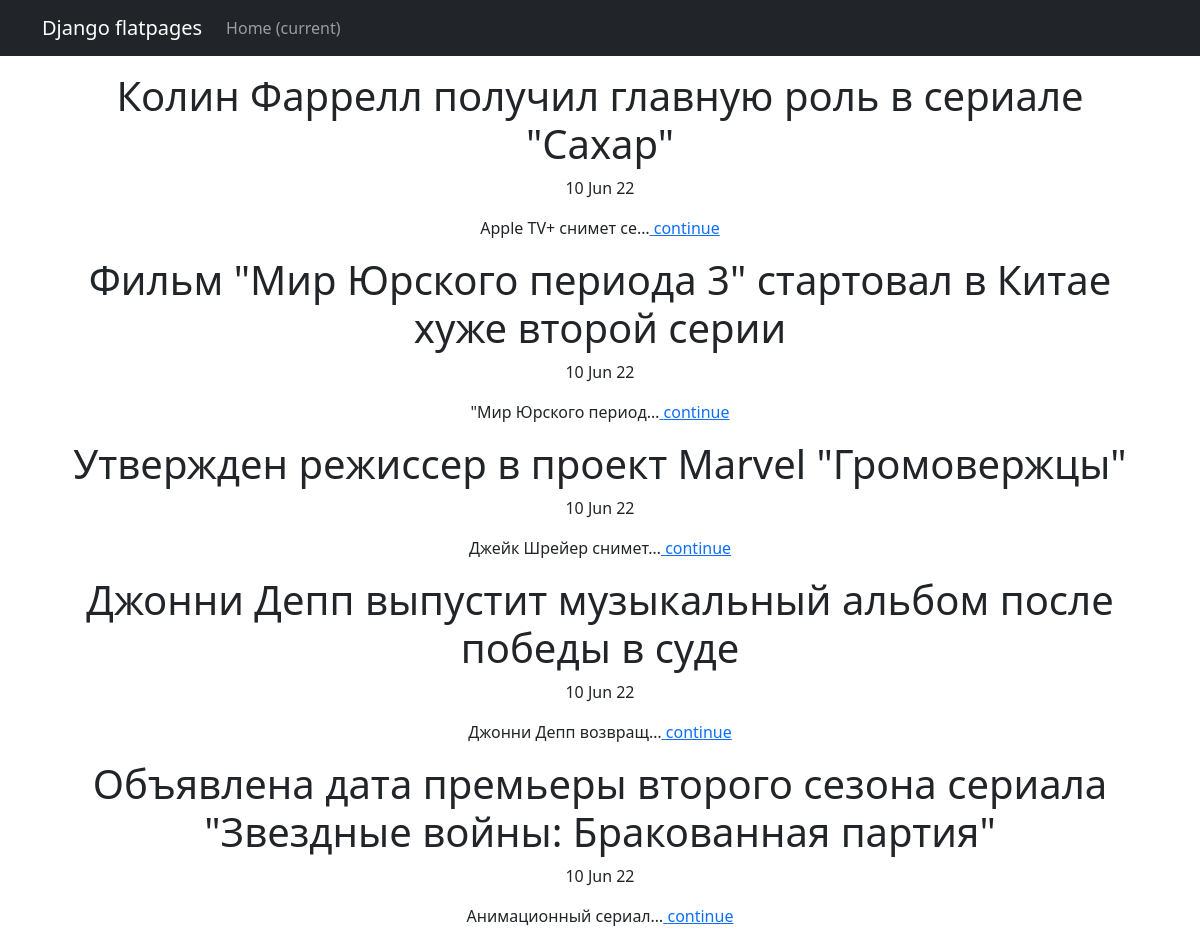
/post_list/, run on the app's committed database.
### news/models.py (models this page shows, shortened)
class Post(models.Model):
    author = models.ForeignKey(Author, on_delete=models.CASCADE)
    NEWS = 'NW'
    ARTICLE = 'AR'
    CATEGORY_CHOICES = (
        (NEWS, 'Новость'),
        (ARTICLE, 'Статья'),
    )
    categoryType = models.CharField(max_length=2, choices=CATEGORY_CHOICES, default=ARTICLE)
    dateCreation = models.DateTimeField(auto_now_add=True)
    postCategory = models.ManyToManyField(Category, through='PostCategory')
    title = models.CharField(max_length=128, unique=True)
    text = models.TextField()
    rating = models.SmallIntegerField(default=0)
    slug = models.SlugField(max_length=128, unique=True)
    def get_absolute_url(self):
        return reverse('post', kwargs={'slug': self.slug})

### news/views.py (the view)
# urls.py: path('post_list/', main, name='main'),
def main(request):
    post = Post.objects.all()
    return render(request, 'post_list.html', context={'post': post})

### news/templates/news/post_list.html (shortened to what this page needs)
{% extends 'flatpages/default.html' %}
{% block content %}
{% for new in post %}
<p><h1>{{ new.title }}</h1>{{ new.dateCreation|date:'d M y'}}</p>
<p>{{ new.text|truncatechars:20 }}<a href="{{ new.get_absolute_url }}"> continue </a></p>
{% endfor %}
{% endblock content %}

### news/templates/flatpages/default.html (shortened to what this page needs)
<!DOCTYPE html>
<html lang="en">
    <head>
        {% load static %}
        <link href="{% static 'css/styles.css' %}" rel="stylesheet" />
    </head>
    <body>
        <nav class="navbar navbar-expand-lg navbar-dark bg-dark static-top">
            <div class="container">
                <a class="navbar-brand" href="#">Django flatpages</a>
                <div class="collapse navbar-collapse" id="navbarResponsive">
                    <ul class="navbar-nav ml-auto">
                        <li class="nav-item active">
                            <a class="nav-link" href="#">Home
                                <span class="sr-only">(current)</span>
                            </a>
                    </ul>
                </div>
            </div>
        </nav>
        <div class="container">
            <div class="row">
                <div class="col-lg-12 text-center">
                    {% block content %}{% endblock content %}
                </div>
            </div>
        </div>
    </body>
</html>

### data on the page
Post: title "Колин Фаррелл получил главную роль в сериале \"Сахар\"", dateCreation "10 Jun 22", text "Apple TV+ снимет се…"
Post: title "Фильм \"Мир Юрского периода 3\" стартовал в Китае хуже второй серии", dateCreation "10 Jun 22", text "\"Мир Юрского период…"
Post: title "Утвержден режиссер в проект Marvel \"Громовержцы\"", dateCreation "10 Jun 22", text "Джейк Шрейер снимет…"
Post: title "Джонни Депп выпустит музыкальный альбом после победы в суде", dateCreation "10 Jun 22", text "Джонни Депп возвращ…"
Post: title "Объявлена дата премьеры второго сезона сериала \"Звездные войны: Бракованная партия\"", dateCreation "10 Jun 22", text "Анимационный сериал…"
